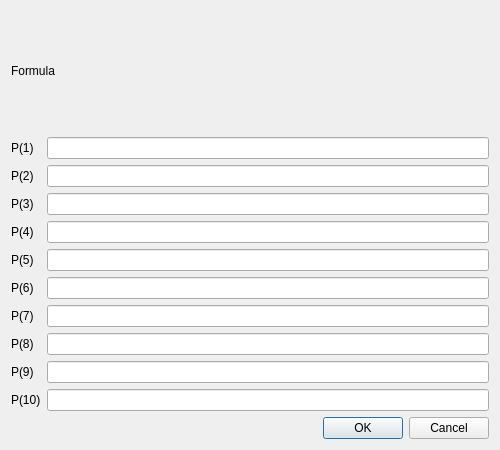
<?xml version="1.0" encoding="UTF-8"?>
<ui version="4.0">
 <class>WeightParamsDialog</class>
 <widget class="QDialog" name="WeightParamsDialog">
  <property name="geometry">
   <rect>
    <x>0</x>
    <y>0</y>
    <width>500</width>
    <height>450</height>
   </rect>
  </property>
  <property name="windowTitle">
   <string>Modify Weight Parameters</string>
  </property>
  <layout class="QVBoxLayout" name="verticalLayout">
   <item>
    <widget class="QLabel" name="formulaLabel">
     <property name="text">
      <string>Formula</string>
     </property>
     <property name="wordWrap">
      <bool>true</bool>
     </property>
    </widget>
   </item>
   <item>
    <layout class="QFormLayout" name="formLayout">
     <item row="0" column="0">
      <widget class="QLabel" name="param1Label">
       <property name="text">
        <string>P(1)</string>
       </property>
      </widget>
     </item>
     <item row="0" column="1">
      <widget class="QLineEdit" name="param1LineEdit">
       <property name="inputMask">
        <string/>
       </property>
      </widget>
     </item>
     <item row="1" column="0">
      <widget class="QLabel" name="param2Label">
       <property name="text">
        <string>P(2)</string>
       </property>
      </widget>
     </item>
     <item row="1" column="1">
      <widget class="QLineEdit" name="param2LineEdit"/>
     </item>
     <item row="2" column="0">
      <widget class="QLabel" name="param3Label">
       <property name="text">
        <string>P(3)</string>
       </property>
      </widget>
     </item>
     <item row="2" column="1">
      <widget class="QLineEdit" name="param3LineEdit"/>
     </item>
     <item row="3" column="0">
      <widget class="QLabel" name="param4Label">
       <property name="text">
        <string>P(4)</string>
       </property>
      </widget>
     </item>
     <item row="3" column="1">
      <widget class="QLineEdit" name="param4LineEdit"/>
     </item>
     <item row="4" column="0">
      <widget class="QLabel" name="param5Label">
       <property name="text">
        <string>P(5)</string>
       </property>
      </widget>
     </item>
     <item row="4" column="1">
      <widget class="QLineEdit" name="param5LineEdit"/>
     </item>
     <item row="5" column="0">
      <widget class="QLabel" name="param6Label">
       <property name="text">
        <string>P(6)</string>
       </property>
      </widget>
     </item>
     <item row="5" column="1">
      <widget class="QLineEdit" name="param6LineEdit"/>
     </item>
     <item row="6" column="0">
      <widget class="QLabel" name="param7Label">
       <property name="text">
        <string>P(7)</string>
       </property>
      </widget>
     </item>
     <item row="6" column="1">
      <widget class="QLineEdit" name="param7LineEdit"/>
     </item>
     <item row="7" column="0">
      <widget class="QLabel" name="param8Label">
       <property name="text">
        <string>P(8)</string>
       </property>
      </widget>
     </item>
     <item row="7" column="1">
      <widget class="QLineEdit" name="param8LineEdit"/>
     </item>
     <item row="8" column="0">
      <widget class="QLabel" name="param9Label">
       <property name="text">
        <string>P(9)</string>
       </property>
      </widget>
     </item>
     <item row="8" column="1">
      <widget class="QLineEdit" name="param9LineEdit"/>
     </item>
     <item row="9" column="0">
      <widget class="QLabel" name="param10Label">
       <property name="text">
        <string>P(10)</string>
       </property>
      </widget>
     </item>
     <item row="9" column="1">
      <widget class="QLineEdit" name="param10LineEdit"/>
     </item>
    </layout>
   </item>
   <item>
    <widget class="QDialogButtonBox" name="buttonBox">
     <property name="standardButtons">
      <set>QDialogButtonBox::Cancel|QDialogButtonBox::Ok</set>
     </property>
    </widget>
   </item>
  </layout>
 </widget>
 <resources/>
 <connections>
  <connection>
   <sender>buttonBox</sender>
   <signal>accepted()</signal>
   <receiver>WeightParamsDialog</receiver>
   <slot>accept()</slot>
   <hints>
    <hint type="sourcelabel">
     <x>249</x>
     <y>419</y>
    </hint>
    <hint type="destinationlabel">
     <x>249</x>
     <y>224</y>
    </hint>
   </hints>
  </connection>
  <connection>
   <sender>buttonBox</sender>
   <signal>rejected()</signal>
   <receiver>WeightParamsDialog</receiver>
   <slot>reject()</slot>
   <hints>
    <hint type="sourcelabel">
     <x>249</x>
     <y>419</y>
    </hint>
    <hint type="destinationlabel">
     <x>249</x>
     <y>224</y>
    </hint>
   </hints>
  </connection>
 </connections>
</ui>
